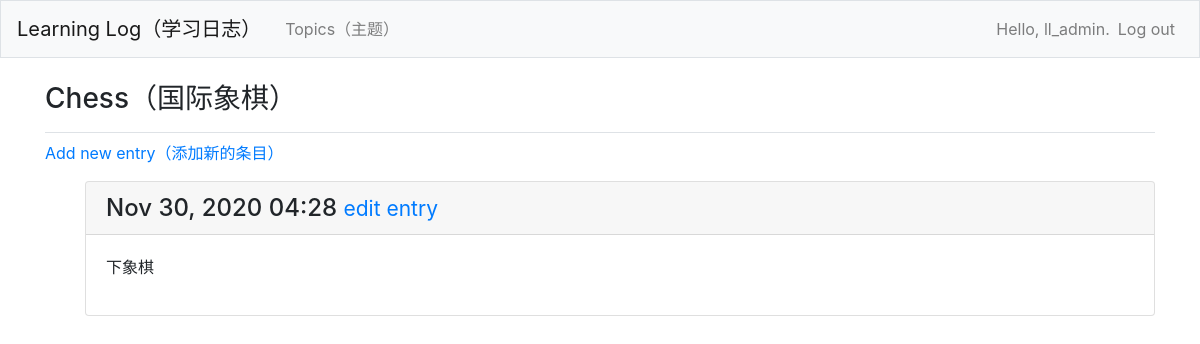
The page /topics/1/ (signed in) on the database its author committed.
### learning_logs/models.py (models this page shows, shortened)
class Topic(models.Model):  # 继承自Model
	text = models.CharField(max_length=200)  # 属性text是由字符组成的数据 即文本（少量数据）
	date_added = models.DateTimeField(auto_now_add=True)  # 记录日期和时间的数据
	owner = models.ForeignKey(User, on_delete=models.CASCADE)  # 建立外键关联
	def __str__(self):
		return self.text

class Entry(models.Model):
	topic = models.ForeignKey(Topic, on_delete=models.CASCADE)  # 外键实例 级联删除
	text = models.TextField()  # TextField实例  字段长度不受限制
	date_added = models.DateTimeField(auto_now_add=True)  # 按照创建顺序呈现条目，并在每个条目之间放置时间戳
	class Meta:  # 嵌套类 存储管理模型的额外信息
		verbose_name_plural = 'entries'

### learning_logs/views.py (the view)
# urls.py: path('topics/<int:topic_id>/', views.topic, name='topic'),
@login_required
def topic(request, topic_id):
	topic = Topic.objects.get(id=topic_id)
	if topic.owner != request.user:
		raise Http404
	entries = topic.entry_set.order_by('-date_added')
	context = {'topic': topic, 'entries': entries}
	return render(request, 'learning_logs/topic.html', context)

### learning_logs/templates/learning_logs/topic.html
{% extends 'learning_logs/base.html' %}
{% block page_header %}
  <h3>{{ topic }}</h3>
{% endblock page_header %}
{% block content %}
  <p>
    <a href="{% url 'learning_logs:new_entry' topic.id %}">Add new entry（添加新的条目）</a>
  </p>
  <ul>
  {% for entry in entries %}
    <div class="card mb-3">
      <h4 class="card-header">
        {{ entry.date_added|date:'M d, Y H:i' }}
        <small><a href="{% url 'learning_logs:edit_entry' entry.id %}">
            edit entry</a></small>
      </h4>
      <div class="card-body">
        {{ entry.text|linebreaks }}
      </div>
    </div>
  {% empty %}
    <p>There are no entries for this topic yet.</p>
  {% endfor %}
{% endblock content %}

### learning_logs/templates/learning_logs/base.html (shortened to what this page needs)
{% load bootstrap4 %}
<!doctype html>
<html lang="en">
<head>
  {% bootstrap_css %}
</head>
<body>
  <nav class="navbar navbar-expand-md navbar-light bg-light mb-4 border">
    <a class="navbar-brand" href="{% url 'learning_logs:index'%}">
        Learning Log（学习日志）</a>
    <div class="collapse navbar-collapse" id="navbarCollapse">
      <ul class="navbar-nav mr-auto">
        <li class="nav-item">
          <a class="nav-link" href="{% url 'learning_logs:topics'%}">
              Topics（主题）</a></li>
      </ul>
      <ul class="navbar-nav ml-auto">
        {% if user.is_authenticated %}
          <li class="nav-item">
            <span class="navbar-text">Hello, {{ user.username }}.</span>
          </li>
          <li class="nav-item">
            <a class="nav-link" href="{% url 'users:logout' %}">Log out</a>
          </li>
        {% endif %}
      </ul>
    </div>
  </nav>
  <main role="main" class="container">
    <div class="pb-2 mb-2 border-bottom">
      {% block page_header %}{% endblock page_header %}
    </div>
    <div>
      {% block content %}{% endblock content %}
    </div>
  </main>
</body>
</html>

### rows shown on the page
Topic: text "Chess（国际象棋）"
Entry: date_added "Nov 30, 2020 04:28", text "下象棋"

### other values the page prints
{{ user.username }} "ll_admin"
